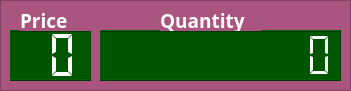
   <widget class="QFrame" name="frame_2">
    <property name="geometry">
     <rect>
      <x>530</x>
      <y>250</y>
      <width>351</width>
      <height>91</height>
     </rect>
    </property>
    <property name="styleSheet">
     <string notr="true">QFrame{
	background-color: rgb(170, 85, 127);
}</string>
    </property>
    <property name="frameShape">
     <enum>QFrame::StyledPanel</enum>
    </property>
    <property name="frameShadow">
     <enum>QFrame::Raised</enum>
    </property>
    <widget class="QLCDNumber" name="lcdNumber_quantity">
     <property name="geometry">
      <rect>
       <x>100</x>
       <y>30</y>
       <width>241</width>
       <height>51</height>
      </rect>
     </property>
     <property name="font">
      <font>
       <pointsize>20</pointsize>
       <weight>75</weight>
       <italic>false</italic>
       <bold>true</bold>
      </font>
     </property>
     <property name="styleSheet">
      <string notr="true">background-color: rgb(0, 85, 0);
color: rgb(255, 255, 255);</string>
     </property>
     <property name="digitCount">
      <number>10</number>
     </property>
     <property name="mode">
      <enum>QLCDNumber::Dec</enum>
     </property>
     <property name="segmentStyle">
      <enum>QLCDNumber::Flat</enum>
     </property>
    </widget>
    <widget class="QLCDNumber" name="lcdNumber_price">
     <property name="geometry">
      <rect>
       <x>10</x>
       <y>30</y>
       <width>81</width>
       <height>51</height>
      </rect>
     </property>
     <property name="styleSheet">
      <string notr="true">background-color: rgb(0, 85, 0);
color: rgb(255, 255, 255);</string>
     </property>
     <property name="digitCount">
      <number>2</number>
     </property>
     <property name="segmentStyle">
      <enum>QLCDNumber::Flat</enum>
     </property>
    </widget>
    <widget class="QLabel" name="label_25">
     <property name="geometry">
      <rect>
       <x>20</x>
       <y>10</y>
       <width>81</width>
       <height>21</height>
      </rect>
     </property>
     <property name="font">
      <font>
       <family>Sans Serif</family>
       <pointsize>14</pointsize>
       <weight>75</weight>
       <bold>true</bold>
      </font>
     </property>
     <property name="styleSheet">
      <string notr="true">color: rgb(255, 255, 255);
</string>
     </property>
     <property name="text">
      <string>Price</string>
     </property>
    </widget>
    <widget class="QLabel" name="label_Quantity">
     <property name="geometry">
      <rect>
       <x>160</x>
       <y>10</y>
       <width>101</width>
       <height>21</height>
      </rect>
     </property>
     <property name="font">
      <font>
       <family>Sans Serif</family>
       <pointsize>14</pointsize>
       <weight>75</weight>
       <bold>true</bold>
      </font>
     </property>
     <property name="styleSheet">
      <string notr="true">color: rgb(255, 255, 255);
</string>
     </property>
     <property name="text">
      <string>Quantity</string>
     </property>
    </widget>
   </widget>
